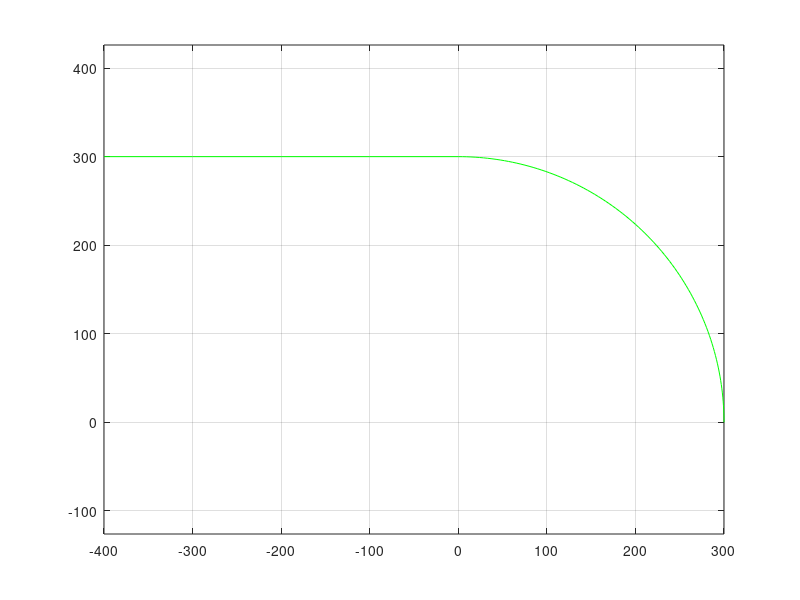
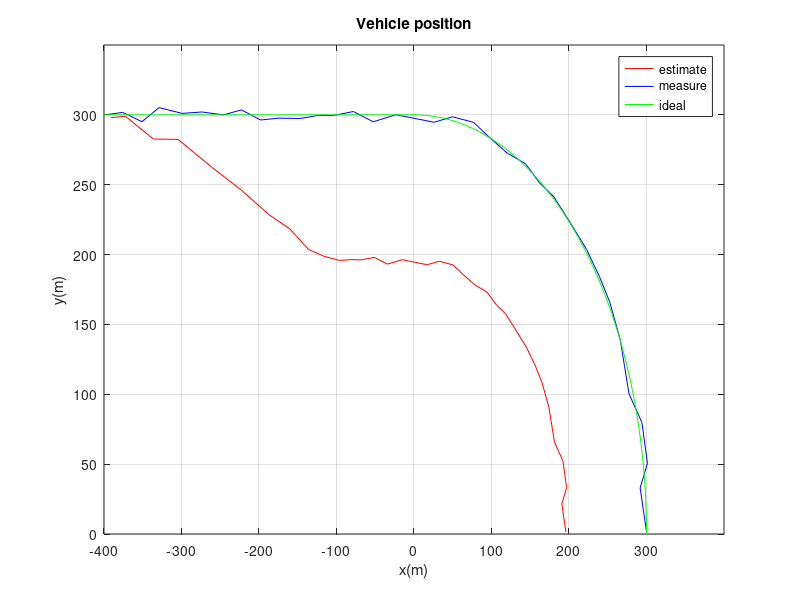

Source code (MATLAB) for these figures, in order:
%  ==========Example 9=============

% Five  Kalman filters:
% X_(n+1,n) = F * X_(n,n) + G * u_n + w_n   -------------the state extrapolate equation
% P_(n,n)   = F * P_(n,n) * F' + Q   -------the Covariance  Extrapolation
% Kn        = P_(n,n) * H'* (H * P_(n,n) * H' + Rn)^(-1)     ------kalman gain
% X_(n,n)   = X_(n,n-1) + Kn * (Zn - H * X_(n,n-1))  ------the state update equation 
% P_(n,n) =(I - Kn * H) * P_(n,n) * (I - Kn * H)' +  Kn * Rn * Kn' ------Covariance  update

%define the system
clear;
N = 35;   % number of time steps
t = (1:N);
dt = 1;   % time interval 
sigma_acc = 0.2; %The random acceleration standard deviation
sigma_x =3; %measurement error standard deviation (x-axis)
sigma_y = 3; %measurement error standard deviation (y-axis)

F =[1 dt 0.5*dt^2  0  0    0;
    0 1  dt        0  0    0;
    0 0  1         0  0    0;
    0 0  0         1  dt  0.5*dt^2;     
    0 0  0         0  1    dt;
    0 0  0         0  0     1; ];  %the state transition matrix

% G , u_n  is null;  % we don't have a control variable u since we don't have control input,and control matrix

H = [1 0 0 0 0 0;
     0 0 0 1 0 0]; %observation matrix 
 
Q = [(dt^4)/4  (dt^3)/2  (dt^2)/2   0         0         0;
     (dt^3)/2  (dt^2)     dt        0         0         0;
     (dt^2)/2   dt        1         0         0         0;
      0         0         0        (dt^4)/4  (dt^3)/2  (dt^2)/2; 
      0         0         0        (dt^3)/2  (dt^2)     dt;
      0         0         0        (dt^2)/2   dt        1;       ] * sigma_acc;   % process noise matrix 

  R = [(sigma_x)^2    0;  
        0            (sigma_y)^2 ]; % measurement uncertainty 
  
 I = eye(6);  %identity matrix
 

%define the initial position,velocity,acceleration
position_Ini_x = 0;
velocity_Ini_x = 0;
acceleration_Ini_x = 0;
position_Ini_y = 0;
velocity_Ini_y = 0;
acceleration_Ini_y = 0;
 
%set of 35 noisy measurements(Row 1 is the data for the x-axis,Row 2 is the data for the y-axis): 
measurement_value = zeros(2,N);
measurement_value(1,:) = [-393.66	-375.93	-351.04	-328.96	-299.35	-273.36	-245.89	-222.58	-198.03	-174.17	-146.32	-123.72	-103.47	-78.23	-52.63	-23.34	25.96	49.72	76.94	95.38	119.83	144.01	161.84	180.56	201.42	222.62	239.4	252.51	266.26	271.75	277.4	294.12	301.23	291.8	299.89] ;
measurement_value(2,:) = [300.4	301.78	295.1	305.19	301.06	302.05	300	303.57	296.33	297.65	297.41	299.61	299.6	302.39	295.04	300.09	294.72	298.61	294.64	284.88	272.82	264.93	251.46	241.27	222.98	203.73	184.1	166.12	138.71	119.71	100.41	79.76	50.62	32.99	2.14];



%ideal value 
ideal_x = [-400,-300,-200,-100,0];
ideal_y = [300,300,300,300,300];
r = 300;
xc = 0;
yc = 0;
ideal_value = zeros(2,5);

ideal_value(1,:)= ideal_x;
ideal_value(2,:)= ideal_y;
theta = linspace(0,(pi/2));
round_x = r*cos(theta) + xc;
round_y = r*sin(theta) + yc;


figure('Name','ideal Vehicle position','NumberTitle','off');
plot(ideal_value(1,:),ideal_value(2,:),'g',round_x,round_y,'g');
grid on;
axis equal

%=====================Start ineration=============================


%----------[intializatio]---------
% we don't know the vehicle loation; we will set position,velocity,acceleration to 0
 X_estimate = zeros(6,N);
 X_estimate(:,1) = [position_Ini_x; velocity_Ini_x; acceleration_Ini_x; position_Ini_y; velocity_Ini_y; acceleration_Ini_y;];
 
%Since our initial state vector is a guess, we will set a very high estimate uncertaionty.
%The high etimate uncertainty results in a hige Kalman gain, giving a high weigh to measurement 
P_estimate = 500*eye(6);

%initial parameter
Z_measurement =  zeros(2,N);
Kalman_gain =  zeros(6,2);
X_predict =  zeros(6,1);
P_predict =  zeros(6,6);
position_x_y = zeros(2,N);

%--------[ineration 1 to N]---------
for i = 1 : N
    %predict 
    X_predict = F *  X_estimate(:,i);
    P_predict = F * P_estimate * F' + Q;
    
    %measure 
    Z_measurement(:,i) = measurement_value(:,i);
    
    %update
    Kalman_gain =  P_predict * H'* (H *  P_predict * H' + R)^(-1);
    X_estimate(:,i)  =  X_predict + Kalman_gain * (Z_measurement(:,i) - H * X_predict);  
    P_estimate  = (I - Kalman_gain * H) * P_predict * (I - Kalman_gain * H)' +  Kalman_gain * R * Kalman_gain';
     
end


position_x_y(1,:) = X_estimate(1,:);
position_x_y(2,:) = X_estimate(4,:);


figure('Name','Vehicle position','NumberTitle','off');
plot(position_x_y(1,:), position_x_y(2,:), 'r', Z_measurement(1,:), Z_measurement(2,:), 'b');
hold on ;
plot(ideal_value(1,:),ideal_value(2,:),'g',round_x,round_y,'g');
grid on;

legend('estimate','measure','ideal');
xlabel('x(m)');
ylabel('y(m)');
set(gca,'xtick',-400:100:300);  
set(gca,'ytick',0:50:300);  
title('Vehicle position');


